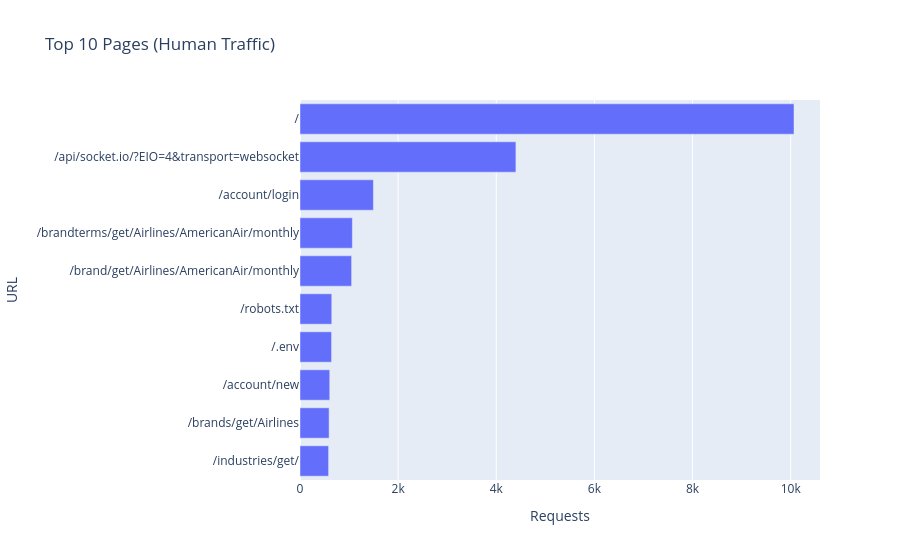

Here is the notebook cell this chart was saved with:
### Markdown cell above
### 8c  Top 10 requested pages (humans only)

### Code cell
top_pages = (
    df_humans['url']
    .value_counts()
    .head(10)
    .reset_index()
)
top_pages.columns = ['url', 'hits']

fig = px.bar(
    top_pages.sort_values('hits'), x='hits', y='url',
    orientation='h',
    title='Top 10 Pages (Human Traffic)',
    labels={'hits': 'Requests', 'url': 'URL'},
)
fig.show()

### Figure 1 — Plotly figure (JSON) as saved in the notebook; plotly's stock layout.template omitted (floating-point values rounded to 4 significant figures)
{"data": [{"hovertemplate": "Requests=%{x}<br>URL=%{y}<extra></extra>", "legendgroup": "", "marker": {"color": "#636efa", "pattern": {"shape": ""}}, "name": "", "orientation": "h", "showlegend": false, "textposition": "auto", "type": "bar", "x": [583, 593, 606, 643, 647, 1052, 1067, 1496, 4400, 10067], "xaxis": "x", "y": ["/industries/get/", "/brands/get/Airlines", "/account/new", "/.env", "/robots.txt", "/brand/get/Airlines/AmericanAir/monthly", "/brandterms/get/Airlines/AmericanAir/monthly", "/account/login", "/api/socket.io/?EIO=4&transport=websocket", "/"], "yaxis": "y"}], "layout": {"barmode": "relative", "legend": {"tracegroupgap": 0}, "title": {"text": "Top 10 Pages (Human Traffic)"}, "xaxis": {"anchor": "y", "domain": [0, 1], "title": {"text": "Requests"}}, "yaxis": {"anchor": "x", "domain": [0, 1], "title": {"text": "URL"}}}}
